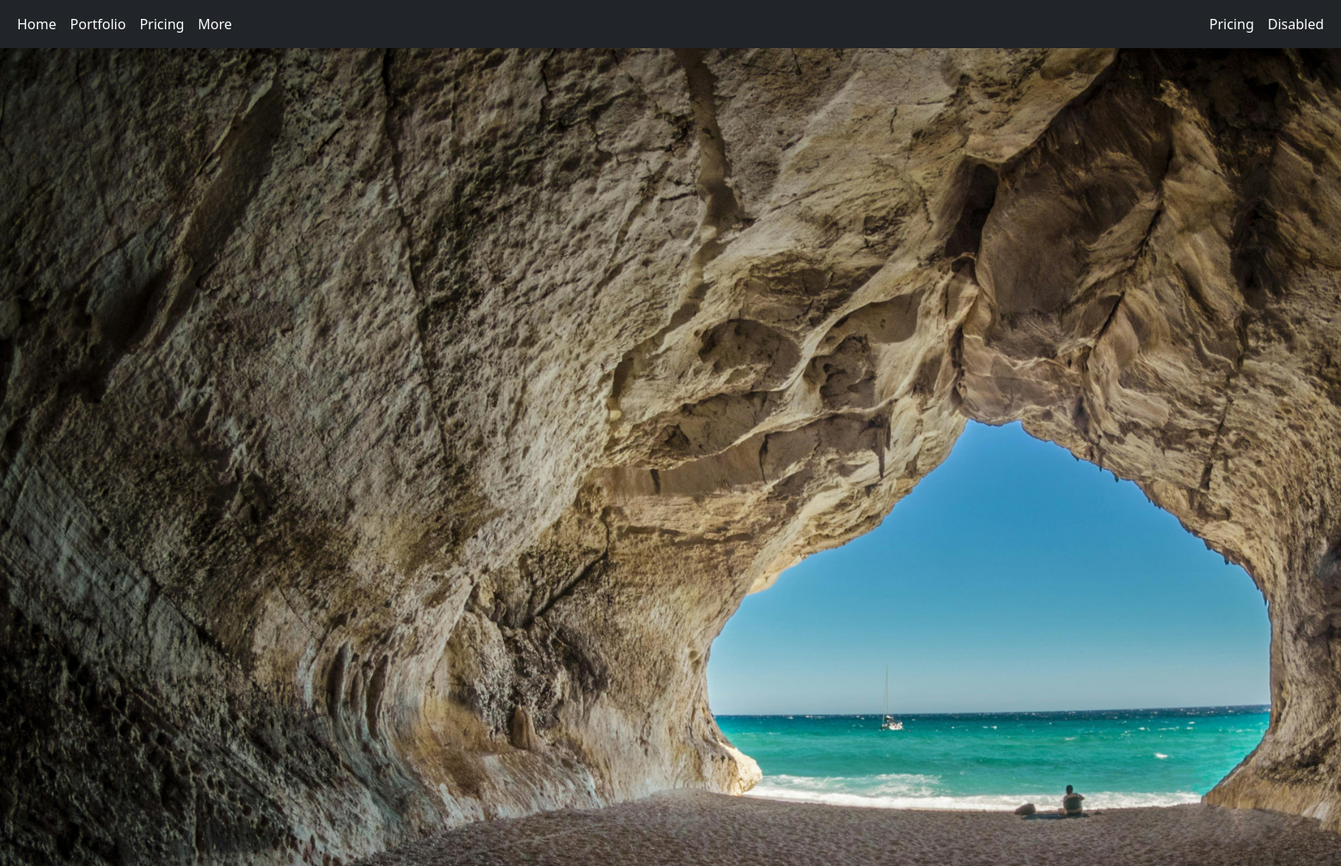
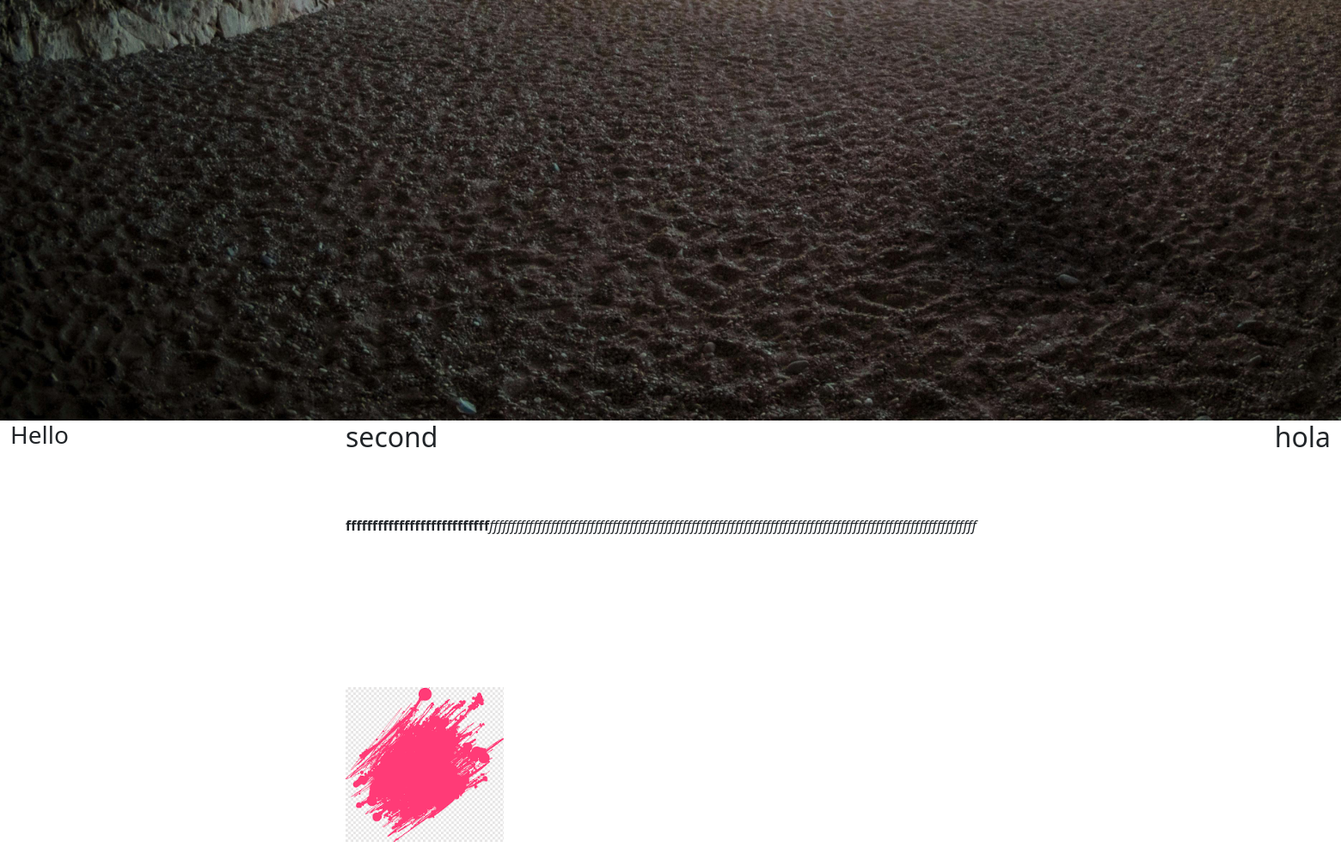
/2, run on the app's committed database (2 pictures, top to bottom).
### posted/models.py (models this page shows)
class Post(models.Model):
    title = models.CharField(max_length=100, null=False)
    image = models.ImageField(null=True, blank=True, upload_to="media")
    publish = CKEditor5Field(blank=True, config_name="extends")
    date = models.DateField(datetime.date.today)

### posted/views.py (the view)
# urls.py: path('<int:post_id>',post_detail)
def post_detail(request, post_id):
    post = get_object_or_404(Post, pk=post_id)
    return render(request, 'postdt.html',{'post':post})

### posted/templates/postdt.html (shortened to what this page needs)
{% extends 'layouts/base.html' %} {% block content %}
<div class="container-fluid">
    <div class="row justify-content-center">
        <div class="col">
            <h3>Hello</h3>
        </div>
        <div class="col-6">
            <h2>{{post.title}}</h2>
            <br>
            {{post.publish|safe}}
        </div>
        <div class="col text-end">
            <h2>hola</h2>
        </div>
    </div>
</div>
{% endblock %}

### posted/static/main.css (style rules this page uses)
img { display: block; margin: auto; }

### data on the page
Post: title "second", publish "fffffffffffffffffffffffffff fffffffffffffffffffffffffffffffffffffffffffffffffffffffffffffffffffffffffffffffffffffffffffffffffffffffffffffff", publish (picture)
